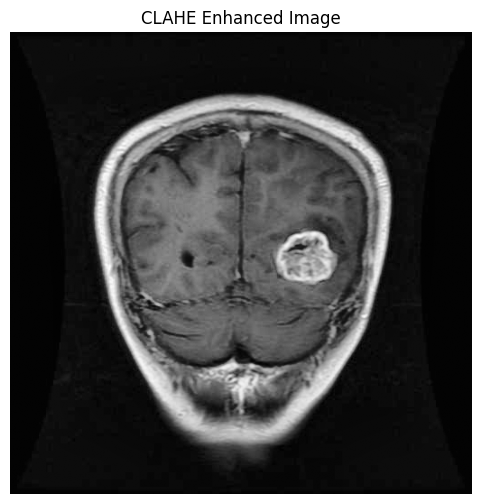
#> input picture Raw image/download.png, 481 x 504 px, found by its file name; its folder holds only this picture in this run
$ jupyter execute Augmentation.ipynb
#> lines starting #> are read from the running program, lines starting #| are printed output that depends on the picture
Mount

[cell 1]
from google.colab import drive

drive.mount('/content/drive')

Image Augmentation: Geometric & Photometric Techniques

[cell 2]
#augmentation for Lentil Antracnose

import os
from os import listdir
from os.path import isfile, join
import numpy as np
import cv2
from scipy import fftpack
from PIL import Image,ImageEnhance
import scipy.fftpack
from skimage import data, io
from scipy.signal import convolve2d as conv2


# Original or Raw image after applying Image Enhanced
folder1 = '/content/drive/MyDrive/Computer Vision—Summer 2026!/Colab Notebooks VISION/pr2/Raw image'
# Saving all the Raw image after applying augmentation
dirr1 = '/content/drive/MyDrive/Computer Vision—Summer 2026!/Colab Notebooks VISION/pr2/Augmentation image'


j=1


for im in os.listdir(folder1):

    #read image
    path = os.path.join(folder1,im)
    img = cv2.imread(path)
#> img is the input picture: shape (504, 481, 3); min 0, max 255, mean 72.2
    cv2.imwrite(os.path.join(dirr1,'raw '+str(j)+'.png'),img)
    imgg = Image.open(path)

    #augmentation
    f1= cv2.flip(img,0)
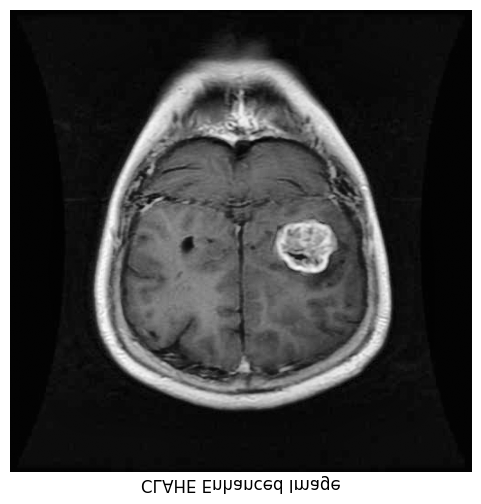
#> f1: shape (504, 481, 3); min 0, max 255, mean 72.2
    cv2.imwrite(os.path.join(dirr1,'flip1 '+str(j)+'.png'),f1)
    f2= cv2.flip(img,-1)
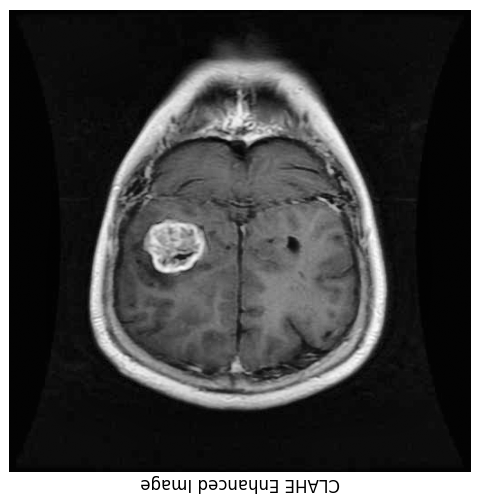
#> f2: shape (504, 481, 3); min 0, max 255, mean 72.2
    cv2.imwrite(os.path.join(dirr1,'flip2 '+str(j)+'.png'),f2)
    f3= cv2.flip(img,1)
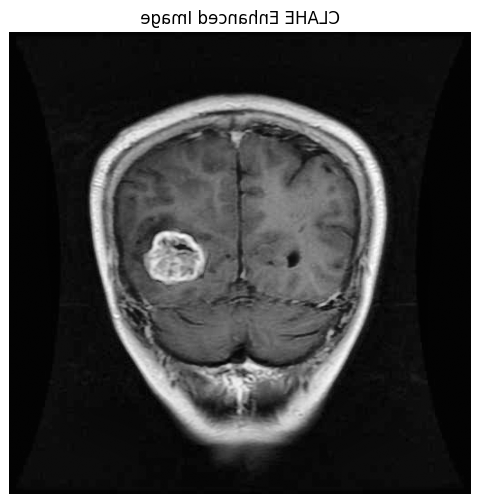
#> f3: shape (504, 481, 3); min 0, max 255, mean 72.2
    cv2.imwrite(os.path.join(dirr1,'flip3 '+str(j)+'.png'),f3)
    f4 = cv2.rotate(img, cv2.ROTATE_90_COUNTERCLOCKWISE)
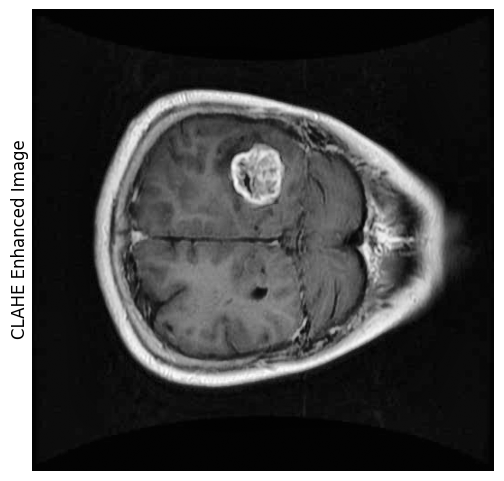
#> f4: shape (481, 504, 3); min 0, max 255, mean 72.2
    cv2.imwrite(os.path.join(dirr1,'rotate1 '+str(j)+'.png'),f4)
    f5 = cv2.rotate(img, cv2.ROTATE_90_CLOCKWISE)
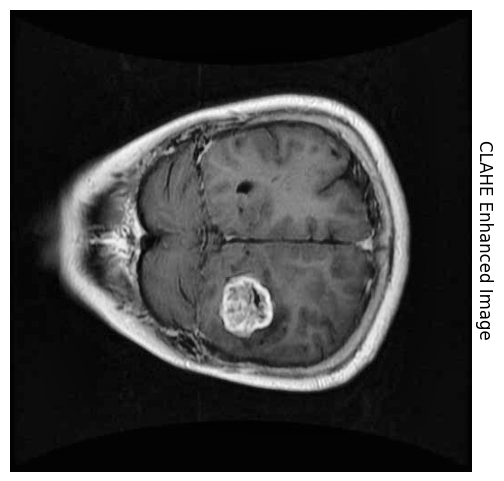
#> f5: shape (481, 504, 3); min 0, max 255, mean 72.2
    cv2.imwrite(os.path.join(dirr1,'rotate2 '+str(j)+'.png'),f5)
    f6 = cv2.rotate(img, cv2.ROTATE_180)
    cv2.imwrite(os.path.join(dirr1,'rotate3 '+str(j)+'.png'),f6)

    #brightness
    enhancer = ImageEnhance.Brightness(imgg)
    factor = 0.5 #darkens the image
    im_output = enhancer.enhance(factor)
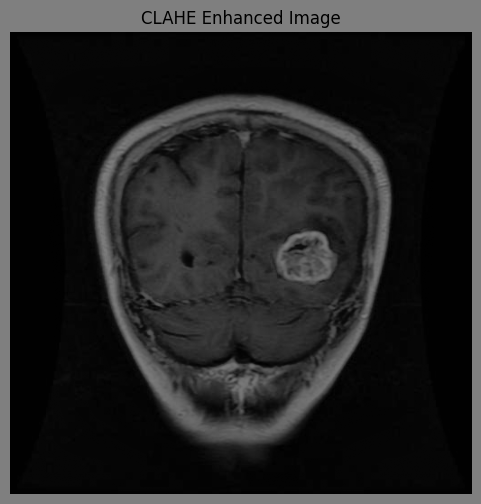
#> im_output: PIL image 481x504 RGBA; mean R, G, B, A 35.8, 35.8, 35.8, 255
    im_output.save(os.path.join(dirr1,'br_low '+str(j)+'.png'))
    factor = 1.5 #brightens the image
    im_output = enhancer.enhance(factor)
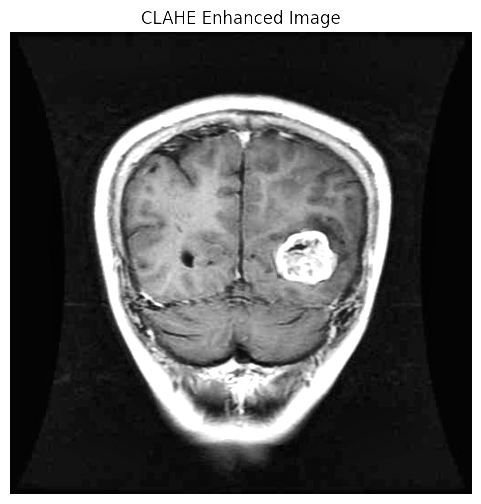
#> im_output: PIL image 481x504 RGBA; mean R, G, B, A 90.7, 90.7, 90.7, 255
    im_output.save(os.path.join(dirr1,'br_high '+str(j)+'.png'))

    #color
    enhancer = ImageEnhance.Color(imgg)
    factor = 0.5 #darkens the image
    im_output = enhancer.enhance(factor)
    im_output.save(os.path.join(dirr1,'color1 '+str(j)+'.png'))
    factor = 1.5 #brightens the image
    im_output = enhancer.enhance(factor)
    im_output.save(os.path.join(dirr1,'color2 '+str(j)+'.png'))

    #Sharpness
    enhancer = ImageEnhance.Sharpness(imgg)
    factor = 0.8 #darkens the image
    im_output = enhancer.enhance(factor)
    im_output.save(os.path.join(dirr1,'Sharpness1 '+str(j)+'.png'))
    factor = 1.8 #brightens the image
    im_output = enhancer.enhance(factor)
    im_output.save(os.path.join(dirr1,'Sharpness2 '+str(j)+'.png'))

    #contrast
    enhancer2 = ImageEnhance.Contrast(imgg)
    factor = 0.5 #darkens the image
    im_output = enhancer2.enhance(factor)
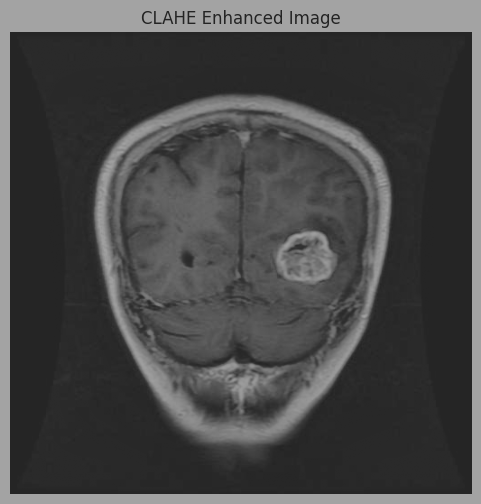
#> im_output: PIL image 481x504 RGBA; mean R, G, B, A 71.8, 71.8, 71.8, 255
    im_output.save(os.path.join(dirr1,'cntr_low '+str(j)+'.png'))
    factor = 1.5 #brightens the image
    im_output = enhancer2.enhance(factor)
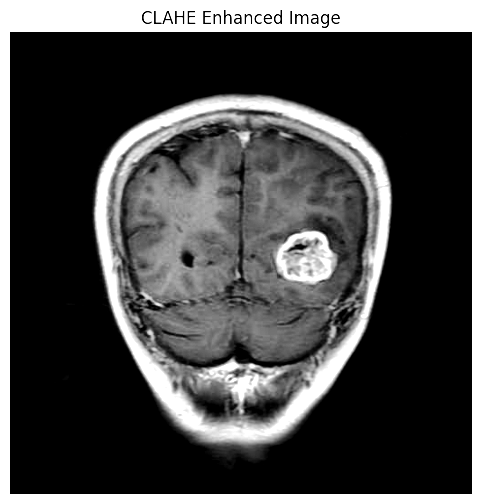
#> im_output: PIL image 481x504 RGBA; mean R, G, B, A 73, 73, 73, 255
    im_output.save(os.path.join(dirr1,'cntr_high '+str(j)+'.png'))

    j=j+1
